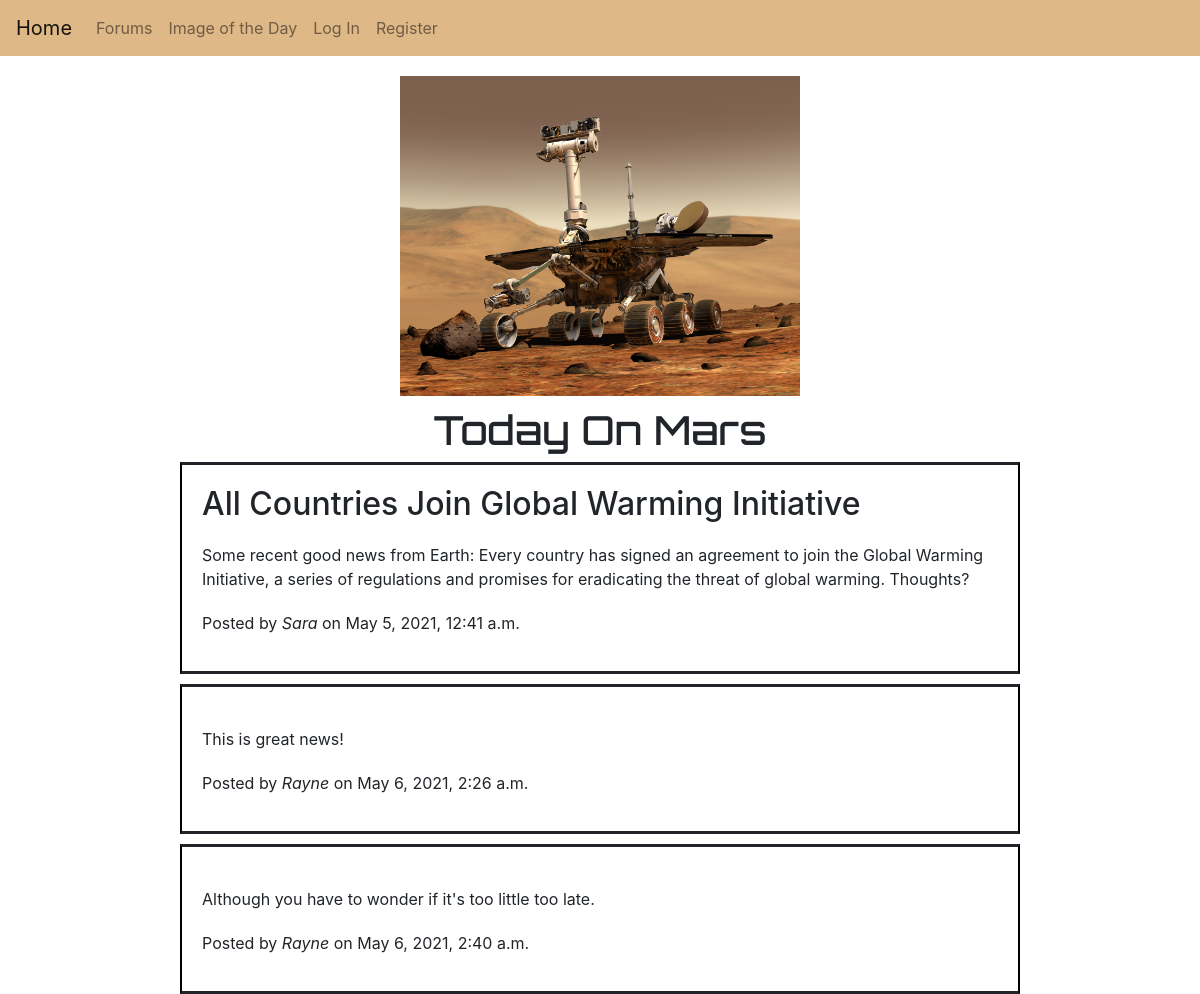
/2, run on the app's committed database.
### Mars/models.py (models this page shows, shortened)
class Thread(models.Model):
    title = models.CharField(max_length=64, default=None)
    content = models.TextField(default=None)
    author = models.ForeignKey(User, on_delete=models.CASCADE)
    date = models.DateTimeField(auto_now_add=True)
    category = models.ManyToManyField(Category, related_name="categories", blank=True)

class User(AbstractUser):
    pass

class Reply(models.Model):
    thread = models.ForeignKey(Thread, on_delete=models.CASCADE, related_name="replies")
    reply = models.TextField(default=None)
    author = models.ForeignKey(User, on_delete=models.CASCADE)
    date = models.DateTimeField(auto_now_add=True)
    class Meta:
        verbose_name = "Reply"
        verbose_name_plural = "Replies"

### Mars/views.py (the view)
# urls.py: path("<int:thread_id>", views.thread, name="thread"),
def thread(request, thread_id):
    thread = Thread.objects.get(id=thread_id)
    replies = Reply.objects.filter(thread=thread)
    return render(request, "mars/thread.html", {
            "thread": thread,
            "form": ReplyForm(),
            "replies": replies
    })

### Mars/templates/mars/thread.html (shortened to what this page needs)
{% extends "mars/layout.html" %}
{% load static %}
{% block body %}
  <div class="thread-item">
    <div id="thread-title">
      <h2>{{ thread.title }}</h2>
    </div>
    <div id="thread-content">
      <p>{{ thread.content }}</p>
    </div>
    <div id="thread-info">
      <p>Posted by <i>{{ thread.author }}</i> on {{ thread.date }}</p>
    </div>
  </div>
  <div class="replies">
    {% for reply in replies %}
      <div class="reply-container">
        <div id="reply-content">
          <p>{{ reply.reply }}</p>
        </div>
        <div id="reply-info">
          <p>Posted by <i>{{ reply.author }}</i> on {{ reply.date }}</p>
        </div>
      </div>
    {% endfor %}
  </div>
{% endblock %}

### Mars/static/mars/styles.css (style rules this page uses)
html { height: 100%; }
.thread-item { margin: auto; padding: 20px; width: 70%; border-right: 2px solid #000; border-left: 2px solid #000; border-style: solid; }
.reply-container { margin: auto; margin-top: 10px; padding: 20px; width: 70%; border-right: 2px solid #000; border-left: 2px solid #000; border-style: solid; }
#thread-content, #reply-content { margin-top: 20px; margin-bottom: 20px; }

### data on the page
Thread: title "All Countries Join Global Warming Initiative", content "Some recent good news from Earth: Every country has signed an agreement to join the Global Warming Initiative, a series of regulations and promises for eradicating the threat of global warming. Thoughts?", author "Sara", date "May 5, 2021, 12:41 a.m."
Reply: reply "This is great news!", author "Rayne", date "May 6, 2021, 2:26 a.m."
Reply: reply "Although you have to wonder if it's too little too late.", author "Rayne", date "May 6, 2021, 2:40 a.m."
